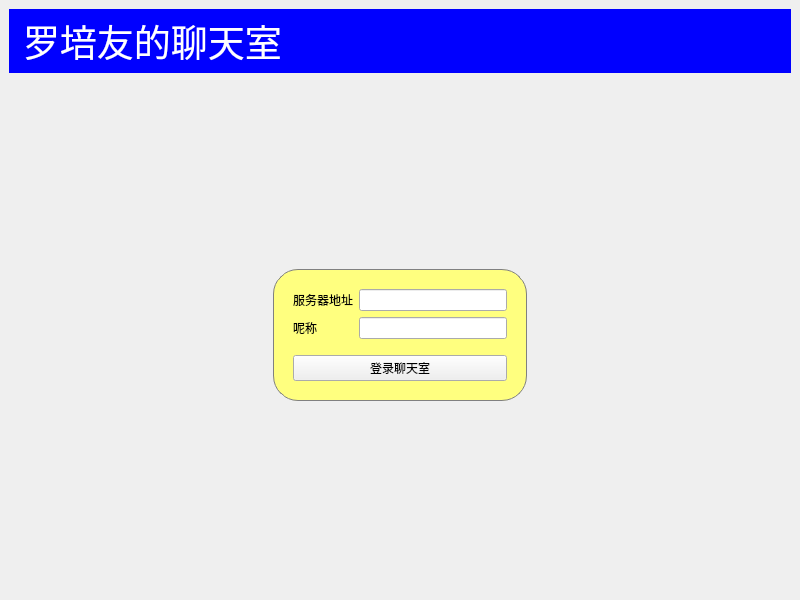
<?xml version="1.0" encoding="UTF-8"?>
<ui version="4.0">
 <class>MainWindow</class>
 <widget class="QMainWindow" name="MainWindow">
  <property name="geometry">
   <rect>
    <x>0</x>
    <y>0</y>
    <width>800</width>
    <height>600</height>
   </rect>
  </property>
  <property name="windowTitle">
   <string>聊天室客户端</string>
  </property>
  <widget class="QWidget" name="centralwidget">
   <layout class="QGridLayout" name="gridLayout_2">
    <item row="0" column="0">
     <widget class="QLabel" name="titleLabel">
      <property name="font">
       <font>
        <pointsize>28</pointsize>
       </font>
      </property>
      <property name="styleSheet">
       <string notr="true">QLabel {
   background-color:blue;
   color:white;
padding:5px;
}</string>
      </property>
      <property name="text">
       <string>罗培友的聊天室</string>
      </property>
      <property name="textFormat">
       <enum>Qt::TextFormat::MarkdownText</enum>
      </property>
      <property name="scaledContents">
       <bool>false</bool>
      </property>
     </widget>
    </item>
    <item row="1" column="0">
     <widget class="QStackedWidget" name="stackedWidget">
      <property name="currentIndex">
       <number>1</number>
      </property>
      <widget class="QWidget" name="chatPage">
       <layout class="QGridLayout" name="gridLayout_3">
        <item row="0" column="0">
         <layout class="QHBoxLayout" name="horizontalLayout">
          <item>
           <widget class="QTextEdit" name="roomTextEdit"/>
          </item>
          <item>
           <widget class="QListWidget" name="userListWidget">
            <property name="maximumSize">
             <size>
              <width>120</width>
              <height>16777215</height>
             </size>
            </property>
           </widget>
          </item>
         </layout>
        </item>
        <item row="1" column="0">
         <layout class="QHBoxLayout" name="horizontalLayout_2">
          <item>
           <widget class="QLineEdit" name="sayLineEdit"/>
          </item>
          <item>
           <widget class="QPushButton" name="sayButton">
            <property name="text">
             <string>发送</string>
            </property>
           </widget>
          </item>
          <item>
           <widget class="QPushButton" name="logoutButton">
            <property name="text">
             <string>退出</string>
            </property>
           </widget>
          </item>
         </layout>
        </item>
       </layout>
      </widget>
      <widget class="QWidget" name="loginPage">
       <layout class="QGridLayout" name="gridLayout_5">
        <item row="1" column="1">
         <widget class="QFrame" name="loginFrame">
          <property name="styleSheet">
           <string notr="true">#mainFrame{
border:none;
background:white;
}

#loginFrame{
background:rgb(255, 255, 127);
border:1px solid gray;
padding:10px;
border-radius: 25px;

}</string>
          </property>
          <property name="frameShape">
           <enum>QFrame::Shape::StyledPanel</enum>
          </property>
          <property name="frameShadow">
           <enum>QFrame::Shadow::Raised</enum>
          </property>
          <layout class="QVBoxLayout" name="verticalLayout_2">
           <item>
            <layout class="QVBoxLayout" name="verticalLayout">
             <item>
              <layout class="QGridLayout" name="gridLayout">
               <item row="1" column="1">
                <widget class="QLineEdit" name="usernameEdit"/>
               </item>
               <item row="0" column="0">
                <widget class="QLabel" name="label_2">
                 <property name="text">
                  <string>服务器地址</string>
                 </property>
                </widget>
               </item>
               <item row="0" column="1">
                <widget class="QLineEdit" name="serverEdit"/>
               </item>
               <item row="1" column="0">
                <widget class="QLabel" name="label3">
                 <property name="text">
                  <string>呢称</string>
                 </property>
                </widget>
               </item>
              </layout>
             </item>
             <item>
              <spacer name="verticalSpacer">
               <property name="orientation">
                <enum>Qt::Orientation::Vertical</enum>
               </property>
               <property name="sizeType">
                <enum>QSizePolicy::Policy::Minimum</enum>
               </property>
               <property name="sizeHint" stdset="0">
                <size>
                 <width>20</width>
                 <height>10</height>
                </size>
               </property>
              </spacer>
             </item>
             <item>
              <widget class="QPushButton" name="loginButton">
               <property name="text">
                <string>登录聊天室</string>
               </property>
              </widget>
             </item>
            </layout>
           </item>
          </layout>
         </widget>
        </item>
        <item row="1" column="2">
         <spacer name="horizontalSpacer_2">
          <property name="orientation">
           <enum>Qt::Orientation::Horizontal</enum>
          </property>
          <property name="sizeHint" stdset="0">
           <size>
            <width>222</width>
            <height>20</height>
           </size>
          </property>
         </spacer>
        </item>
        <item row="1" column="0">
         <spacer name="horizontalSpacer">
          <property name="orientation">
           <enum>Qt::Orientation::Horizontal</enum>
          </property>
          <property name="sizeHint" stdset="0">
           <size>
            <width>223</width>
            <height>20</height>
           </size>
          </property>
         </spacer>
        </item>
        <item row="0" column="1">
         <spacer name="verticalSpacer_4">
          <property name="orientation">
           <enum>Qt::Orientation::Vertical</enum>
          </property>
          <property name="sizeHint" stdset="0">
           <size>
            <width>20</width>
            <height>151</height>
           </size>
          </property>
         </spacer>
        </item>
        <item row="2" column="1">
         <spacer name="verticalSpacer_2">
          <property name="orientation">
           <enum>Qt::Orientation::Vertical</enum>
          </property>
          <property name="sizeHint" stdset="0">
           <size>
            <width>20</width>
            <height>151</height>
           </size>
          </property>
         </spacer>
        </item>
       </layout>
      </widget>
     </widget>
    </item>
   </layout>
  </widget>
 </widget>
 <resources/>
 <connections/>
</ui>
